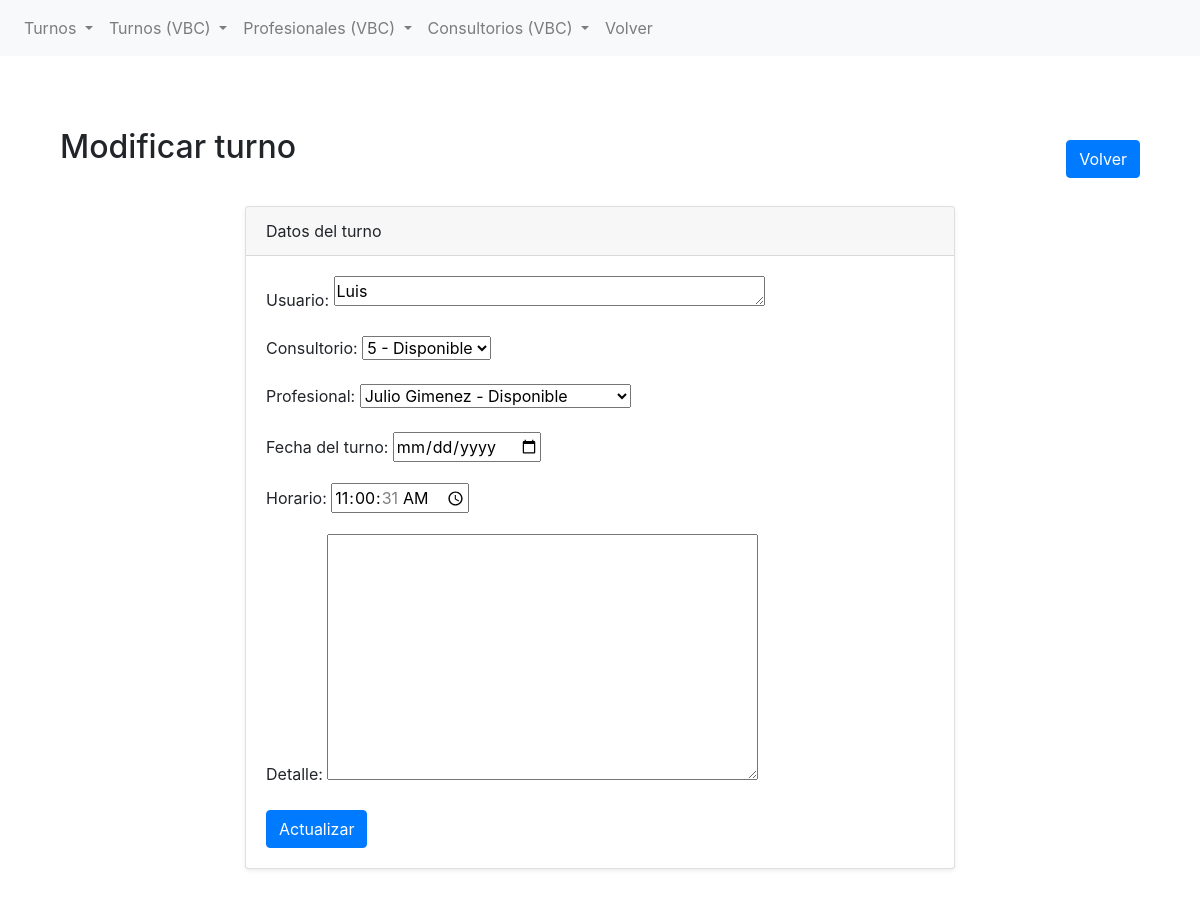
The app's page /reserva_turnos/update/16, older data.
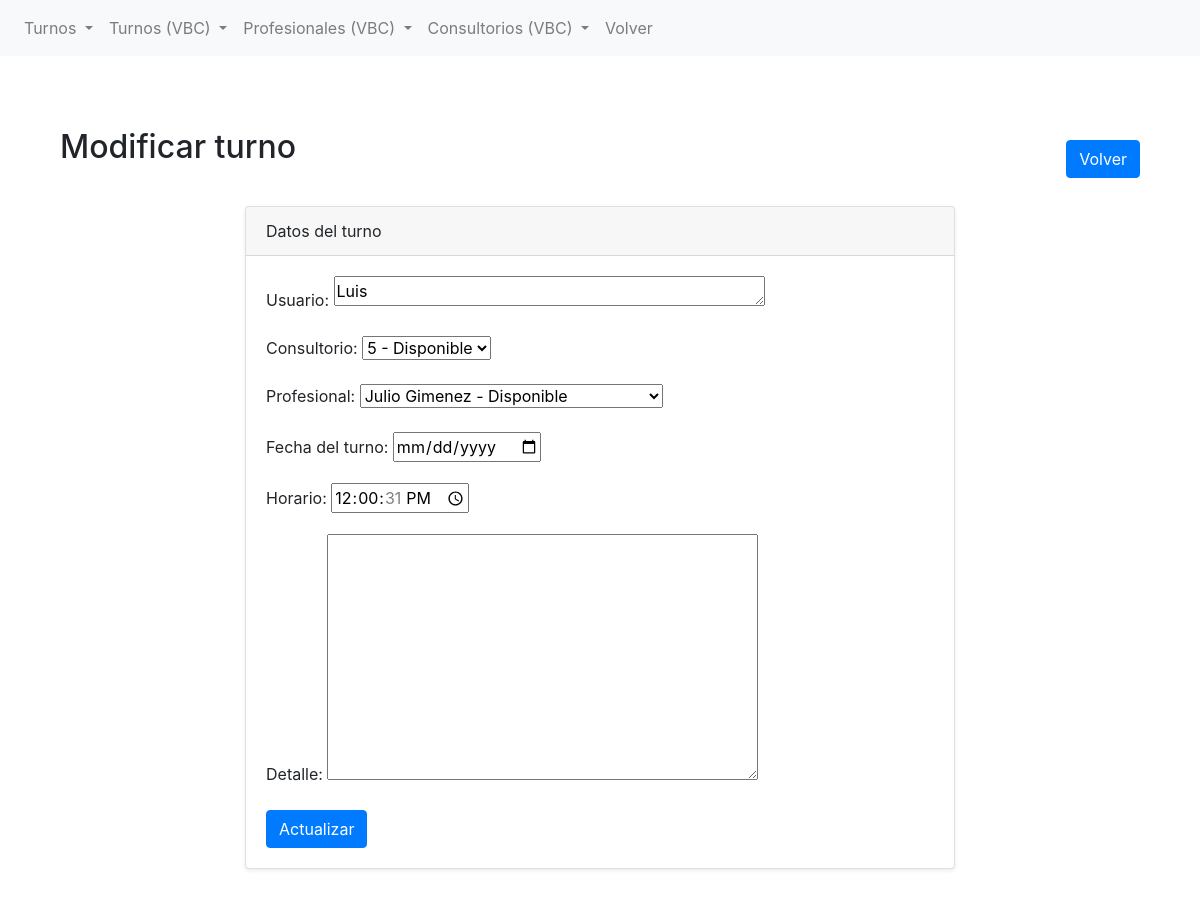
The same page, newer data.
### reserva_turnos/models.py (models this page shows, shortened)
class Turnos(models.Model):
    nombre_de_usuario = models.CharField(max_length=50)
    consultorio = models.ForeignKey(Consultorio, on_delete=models.CASCADE, related_name='reservas')
    profesional = models.ForeignKey(Profesional, on_delete=models.CASCADE, default = True)
    fecha = models.DateField(default=timezone.now)
    hora_inicio = models.TimeField(default=timezone.now)
    hora_fin = models.TimeField(default=timezone.now)
    descripcion = models.TextField(blank=True, null=True)

### reserva_turnos/views.py (the view, shortened to what this page needs)
# urls.py: path("update/<turno_id>", update_view, name="turno-update"),
def update_view(request, turno_id):
    turno_a_editar = Turnos.objects.filter(id=turno_id).first()
    if request.method == "GET":
        valores_iniciales = {
            "nombre_de_usuario": turno_a_editar.nombre_de_usuario,
            "consultorio": turno_a_editar.consultorio,
            "profesional": turno_a_editar.profesional,
            "fecha": turno_a_editar.fecha,
            "hora_inicio": turno_a_editar.hora_inicio,
            "descripcion": turno_a_editar.descripcion
        }
        formulario = TurnoCreateForm(initial=valores_iniciales)
        contexto = {
            "update_form": formulario,
            "turno": turno_a_editar
        }
        return render(request, "reserva_turnos/form-update.html", contexto)

### reserva_turnos/forms.py
class TurnoCreateForm(forms.ModelForm):
    class Meta:
        model = Turnos
        fields = ['nombre_de_usuario',
                  'consultorio',
                  'profesional',
                  'fecha',
                  'hora_inicio',
                  'descripcion']
        widgets = {
            'nombre_de_usuario': forms.Textarea(attrs={'rows': 1,'placeholder': 'Nombre de usuario'}),
            'fecha' : forms.TimeInput(attrs={'type':'date'}),
            'hora_inicio' : forms.TimeInput(attrs={'type':'time'}),
        }
        labels = {
            'nombre_de_usuario': 'Usuario',
            'disponible': 'Disponible',
            'fecha': 'Fecha del turno',
            'hora_inicio' : 'Horario',
            'descripcion': 'Detalle',
        }

### reserva_turnos/models.py (called while the page is built)
    def __str__(self):
        return f"{self.nombre} - {'Disponible' if self.disponible else 'No Disponible'} "

    def __str__(self):
        return f"{self.nombre} - {'Disponible' if self.disponible else 'No Disponible'} "

### reserva_turnos/templates/reserva_turnos/form-update.html (shortened to what this page needs)
{% extends 'reserva_turnos/base.html' %}
{% block content %}
<section class="py-5">
    <div class="container">
        <div class="d-flex justify-content-between align-items-center mb-3">
            <h2 class="mb-4">Modificar turno</h2>
            <a href="{% url 'reserva_turnos-list' %}" class="btn btn-primary">Volver</a>
        </div>
        <div class="row">
            <div class="col-lg-8 mx-auto">
                <div class="card shadow-sm">
                    <div class="card-header">
                        Datos del turno
                    </div>
                    <div class="card-body">
                        <form method="POST" action="{% url 'turno-update' turno.id %}">
                            {{ update_form.as_p }}
                            <button type="buscar" class="btn btn-primary">Actualizar</button>
                        </form>
                    </div>
                    </div>
                </div>
            </div>
        </div>
    </div>
{% endblock %}

Row changes from the older to the newer data that the page shows:
changed Turnos "Luis": hora_inicio "11:00:31" → "12:00:31"
